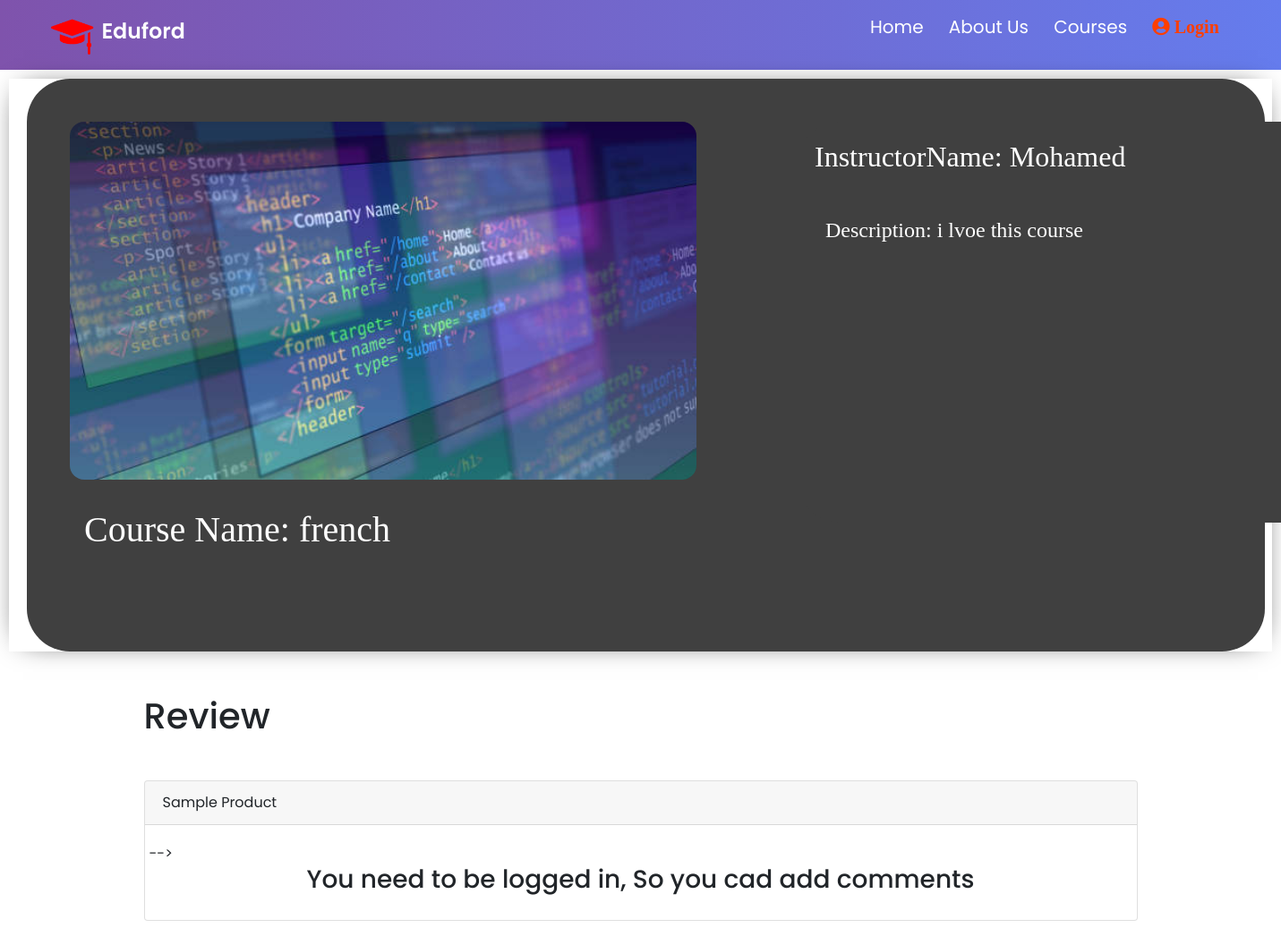
Screenshot of /index2.php?id=39 with the database file from the repository.
### tables this page shows
CREATE TABLE `course` (
  `courseId` int(255) NOT NULL,
  `courseName` varchar(255) NOT NULL,
  `coursePrice` varchar(255) NOT NULL,
  `enrolledSid` varchar(255) NOT NULL,
  `description` varchar(255) NOT NULL,
  `instructorName` varchar(255) NOT NULL,
  `image` varchar(255) NOT NULL,
  `Approved` int(255) NOT NULL DEFAULT 1
);

### index2.php (the view, shortened to what this page needs)
<!DOCTYPE HTML>
<html>
<head>
    <link rel="stylesheet" href="https://maxcdn.bootstrapcdn.com/bootstrap/4.0.0/css/bootstrap.min.css">
    <link rel="stylesheet" href="https://pro.fontawesome.com/releases/v5.10.0/css/all.css"/>
    <link rel="stylesheet" href="CSS/style2.css">
    <link rel="stylesheet" href="CSS/ay7aga.css">
    <link rel="stylesheet" href="CSS/card.css">
</head>
<body>
    <section class="header">
    <?php
if (empty($_SESSION['username'])) {
    ?>
    <nav>
        <a href="index.php"><img src="images2/logo.png"></a>
        <div class="nav-links">
            <ul>
                <li><a href="index.php">Home</a></li>
                <li><a href="aboutUs.php">About Us</a></li>
                <li><a href="courses.php">Courses</a></li>
                <li><a href="LR2.php"><i class="fa fa-user-circle"> Login</i></a></li>
            </ul>
        </div>
    </nav>
    <?php
    }
    ?>
</section>
 <?php
        require_once "Php/DBConnection.php";
     $sql= "SELECT * FROM course WHERE courseId = '".$_GET['id']."'";
             $result=mysqli_query($conn,$sql);
             if($row=mysqli_fetch_array($result)){
        ?>
<div class="kart" style="--background:#404040; --text:white;">
  <div class="con">
    <img width="700px" height="400px" src="<?php echo $row['image'];?>">
      <h1>Course Name: <?php echo $row['courseName'];?></h1>
  </div>
  <div class="kart2" style="--background:#404040; --text:white;">
  <div class="con2">
         <h2>InstructorName: <?php echo $row['instructorName'];?></h2>
       <h4>Description: <?php echo $row['description'];?></h4>
  </div>
</div>
</div>
<?php
}
?>
    <div class="container" >
    	<h1 class="mt-5 mb-5">Review</h1>
    	<div class="card">
    		<div class="card-header">Sample Product</div>
    		<div class="card-body">
    			<div class="row" id="speed2">
    				 -->
                </div>
    				<div class="col-sm-20 text-center">
                        <?php
                        if(!empty($_SESSION['username'])){
                            $servername = "localhost";
                            $username ="root";
                            $password = "";
                            $DB = "webdatabase";
                            $conn = mysqli_connect($servername,$username,$password,$DB);
                            $query = "SELECT * FROM `usercourse` WHERE courseId ='".$_GET['id']."' AND userId='".$_SESSION['userid']."'";
                            $query2 = "SELECT * FROM `review` WHERE courseId ='".$_GET['id']."' AND userId='".$_SESSION['userid']."'";
                             $result = $conn->query($query);
                             $row = mysqli_fetch_assoc($result);
                             $result2 = $conn->query($query2);
                             $row2 = mysqli_fetch_assoc($result2);
                             if(isset($row['username'])){
                             if(isset($row2['user_review'])){
                              echo"<h3>Thank for your review</h3>";
                            }
                            else{
                            echo"<h3 class='mt-20 mb-3'>Write Review Here</h3>";
                            echo"<button type='button' name='add_review' id='add_review' class='btn btn-primary'>Review</button>";
                            }
                           }
                         else
                           {
                         echo "You need to buy the course, so you can be able to write a comments";
                        }
                        $conn->close();
                        }
                    else{
                        echo "<h3>You need to be logged in, So you cad add comments</h3>";
                    }
                        ?>
    				</div>
                </div>
    		</div>
    	</div>
</body>
</html>

### CSS/style2.css (style rules this page uses)
* { margin: 0; padding: 0; font-family: 'Poppins', sans-serif; }
.header { background: linear-gradient(to right, #7f53ac 0, #657ced 100%),url("../images2/1.jpg"); background-position: center; background-size: cover; position: relative; }
nav { display: flex; padding: 0.5% 4%; justify-content: space-between; align-items: center; }
nav img { width: 150px; }
.nav-links { flex: 1; text-align: right; }
.nav-links ul li { list-style: none; display: inline-block; padding: 8px 12px; position: relative; }
.nav-links ul li a { color: #fff; text-decoration: none; font-size: 20px; }
.nav-links ul li::after { content: ''; width: 0%; height: 2px;background: #2BCBE4; display: block; margin: auto; transition: 0.5s; }
.fa-user-circle { color:#FF3E00; }

### CSS/card.css (style rules this page uses)
body .kart { --background:#FFFFFF; --text:black; position: relative; height: 40rem; margin: 10px; box-shadow: 0 0 2rem -1rem rgba(0, 0, 0, 0.05); }
body .kart .con { position: absolute; width: 98%; height: 100%; border-radius: 3rem; background: var(--background); color: var(--text); margin-left: 20px; }
body .kart .con img { border-radius: 1rem; margin-top: 3rem; margin-left: 3rem; }
body .kart .con h1 { font-family:'Times New Roman', serif; margin-top: 2rem; margin-left: 4rem; }
body .kart .con2 h2 { font-family:'Times New Roman', serif; margin: 20px; color: white; }
.kart2 { --background:#00FFFF; --text:black; position: relative; height: 40rem; box-shadow: 0 0 2rem -1rem rgba(0, 0, 0, 1); }
.kart2 .con2 { position: absolute; width:45%; height: 70%; border-radius: 3rem; background: #404040; color: var(--text); margin-left: 55rem; margin-top: 3rem; }
.kart2 .con2 h4 { padding: 1rem 2rem; font-family:'Times New Roman', serif; margin-top: 2rem; margin-left: 0rem; color: white; }

### index2.php (style rules this page uses)
body { background-image: url('https://assets.codepen.io/1462889/back-page.svg'); }

### rows the page displays
course: image (picture), courseName "french", instructorName "Mohamed", description "i lvoe this course"
